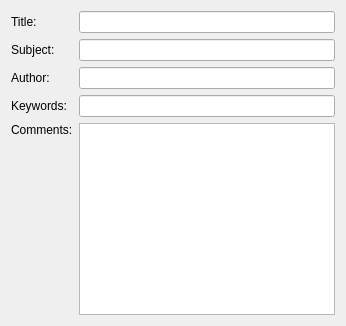
     <widget class="QWidget" name="tabMeta">
      <attribute name="title">
       <string>Metadata</string>
      </attribute>
      <layout class="QGridLayout" name="gridLayout_25">
       <item row="0" column="2">
        <widget class="QLineEdit" name="leMetaTitle">
         <property name="toolTip">
          <string>Specifies the title of the drawing.</string>
         </property>
        </widget>
       </item>
       <item row="3" column="0" colspan="2">
        <widget class="QLabel" name="label_27">
         <property name="text">
          <string>Keywords:</string>
         </property>
        </widget>
       </item>
       <item row="4" column="0" colspan="2">
        <widget class="QLabel" name="label_28">
         <property name="text">
          <string>Comments:</string>
         </property>
        </widget>
       </item>
       <item row="0" column="0">
        <widget class="QLabel" name="label_24">
         <property name="text">
          <string>Title:</string>
         </property>
        </widget>
       </item>
       <item row="1" column="2">
        <widget class="QLineEdit" name="leMetaSubject">
         <property name="toolTip">
          <string>Specifies the subject of the drawing.</string>
         </property>
        </widget>
       </item>
       <item row="2" column="2">
        <widget class="QLineEdit" name="leMetaAuthor">
         <property name="toolTip">
          <string>Specifies the author of the drawing.</string>
         </property>
        </widget>
       </item>
       <item row="3" column="2">
        <widget class="QLineEdit" name="leMetaKeywords">
         <property name="toolTip">
          <string>Specifies drawing-specific keywords.</string>
         </property>
        </widget>
       </item>
       <item row="1" column="0" colspan="2">
        <widget class="QLabel" name="label_25">
         <property name="text">
          <string>Subject:</string>
         </property>
        </widget>
       </item>
       <item row="2" column="0" colspan="2">
        <widget class="QLabel" name="label_26">
         <property name="text">
          <string>Author:</string>
         </property>
        </widget>
       </item>
       <item row="5" column="0">
        <spacer name="verticalSpacer_3">
         <property name="orientation">
          <enum>Qt::Vertical</enum>
         </property>
         <property name="sizeHint" stdset="0">
          <size>
           <width>20</width>
           <height>40</height>
          </size>
         </property>
        </spacer>
       </item>
       <item row="4" column="2" rowspan="2">
        <widget class="QTextEdit" name="leMetaComments">
         <property name="toolTip">
          <string>Provides a space to add comments to the drawing.</string>
         </property>
        </widget>
       </item>
      </layout>
     </widget>
